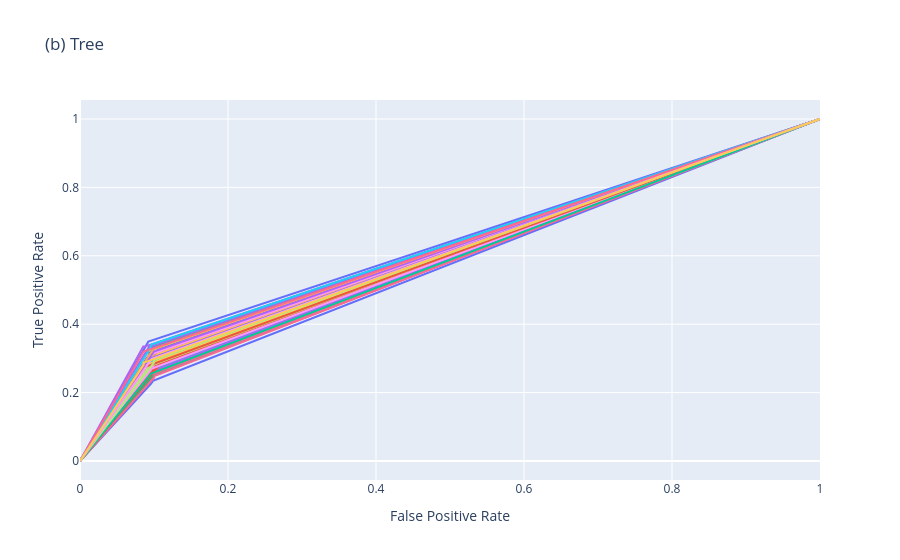

Write notebook code for a chart like this one.
### Code cell
fig = go.Figure()

for i, roc_curve in enumerate(roc_curves_tree):
    fig.add_trace(go.Scatter(
        x=roc_curve['False Positive Rate'],
        y=roc_curve['True Positive Rate'],
        mode='lines',
        name=f'ROC Curve {i+1}',
        showlegend=False  # Remove the legend for each trace
    ))

fig.update_layout(
    title='(b) Tree',
    xaxis_title='False Positive Rate',
    yaxis_title='True Positive Rate'
)

fig.show()

### Figure 1 — Plotly figure (JSON) as saved in the notebook; plotly's stock layout.template omitted (floating-point values rounded to 4 significant figures)
{"data": [{"mode": "lines", "name": "ROC Curve 1", "showlegend": false, "type": "scatter", "x": [0, 0.09309, 0.09422, 0.09422, 0.09498, 1], "y": [0, 0.2554, 0.2554, 0.259, 0.259, 1]}, {"mode": "lines", "name": "ROC Curve 2", "showlegend": false, "type": "scatter", "x": [0, 0.09195, 0.09233, 0.09309, 1], "y": [0, 0.2842, 0.2842, 0.2842, 1]}, {"mode": "lines", "name": "ROC Curve 3", "showlegend": false, "type": "scatter", "x": [0, 0.09384, 0.09422, 0.09498, 0.09498, 0.09574, 0.0965, 1], "y": [0, 0.3165, 0.3165, 0.3165, 0.3201, 0.3201, 0.3201, 1]}, {"mode": "lines", "name": "ROC Curve 4", "showlegend": false, "type": "scatter", "x": [0, 0.09081, 0.09157, 1], "y": [0, 0.3094, 0.3129, 1]}, {"mode": "lines", "name": "ROC Curve 5", "showlegend": false, "type": "scatter", "x": [0, 0.09157, 0.09309, 0.09384, 1], "y": [0, 0.295, 0.2986, 0.2986, 1]}, {"mode": "lines", "name": "ROC Curve 6", "showlegend": false, "type": "scatter", "x": [0, 0.09081, 0.09081, 0.09233, 0.09271, 1], "y": [0, 0.2518, 0.2554, 0.2554, 0.2554, 1]}, {"mode": "lines", "name": "ROC Curve 7", "showlegend": false, "type": "scatter", "x": [0, 0.09157, 0.09233, 0.09309, 1], "y": [0, 0.2914, 0.2914, 0.2914, 1]}, {"mode": "lines", "name": "ROC Curve 8", "showlegend": false, "type": "scatter", "x": [0, 0.09005, 0.09081, 1], "y": [0, 0.2842, 0.2878, 1]}, {"mode": "lines", "name": "ROC Curve 9", "showlegend": false, "type": "scatter", "x": [0, 0.09233, 0.09271, 0.09347, 1], "y": [0, 0.2914, 0.2914, 0.2914, 1]}, {"mode": "lines", "name": "ROC Curve 10", "showlegend": false, "type": "scatter", "x": [0, 0.09688, 0.09764, 0.09802, 1], "y": [0, 0.3273, 0.3273, 0.3273, 1]}, {"mode": "lines", "name": "ROC Curve 11", "showlegend": false, "type": "scatter", "x": [0, 0.09119, 0.09157, 0.09233, 1], "y": [0, 0.3453, 0.3489, 0.3489, 1]}, {"mode": "lines", "name": "ROC Curve 12", "showlegend": false, "type": "scatter", "x": [0, 0.09764, 0.09802, 0.09878, 1], "y": [0, 0.2482, 0.2482, 0.2482, 1]}, {"mode": "lines", "name": "ROC Curve 13", "showlegend": false, "type": "scatter", "x": [0, 0.1022, 0.1026, 0.1033, 0.1041, 1], "y": [0, 0.2986, 0.2986, 0.2986, 0.3022, 1]}, {"mode": "lines", "name": "ROC Curve 14", "showlegend": false, "type": "scatter", "x": [0, 0.08397, 1], "y": [0, 0.2986, 1]}, {"mode": "lines", "name": "ROC Curve 15", "showlegend": false, "type": "scatter", "x": [0, 0.1056, 0.1056, 0.106, 1], "y": [0, 0.3129, 0.3165, 0.3165, 1]}, {"mode": "lines", "name": "ROC Curve 16", "showlegend": false, "type": "scatter", "x": [0, 0.09574, 0.09612, 0.09688, 0.09726, 1], "y": [0, 0.3165, 0.3165, 0.3165, 0.3165, 1]}, {"mode": "lines", "name": "ROC Curve 17", "showlegend": false, "type": "scatter", "x": [0, 0.1041, 0.1045, 0.1049, 1], "y": [0, 0.3381, 0.3417, 0.3417, 1]}, {"mode": "lines", "name": "ROC Curve 18", "showlegend": false, "type": "scatter", "x": [0, 0.08207, 0.08245, 0.08359, 0.08435, 1], "y": [0, 0.277, 0.277, 0.277, 0.277, 1]}, {"mode": "lines", "name": "ROC Curve 19", "showlegend": false, "type": "scatter", "x": [0, 0.09498, 0.09574, 1], "y": [0, 0.2842, 0.2842, 1]}, {"mode": "lines", "name": "ROC Curve 20", "showlegend": false, "type": "scatter", "x": [0, 0.09271, 1], "y": [0, 0.2662, 1]}, {"mode": "lines", "name": "ROC Curve 21", "showlegend": false, "type": "scatter", "x": [0, 0.09081, 0.09157, 0.09271, 0.09347, 0.09384, 1], "y": [0, 0.2734, 0.2734, 0.2734, 0.2734, 0.2734, 1]}, {"mode": "lines", "name": "ROC Curve 22", "showlegend": false, "type": "scatter", "x": [0, 0.08739, 0.08777, 0.08891, 1], "y": [0, 0.3058, 0.3058, 0.3094, 1]}, {"mode": "lines", "name": "ROC Curve 23", "showlegend": false, "type": "scatter", "x": [0, 0.0984, 0.09878, 1], "y": [0, 0.2518, 0.2518, 1]}, {"mode": "lines", "name": "ROC Curve 24", "showlegend": false, "type": "scatter", "x": [0, 0.08321, 0.08397, 1], "y": [0, 0.2842, 0.2842, 1]}, {"mode": "lines", "name": "ROC Curve 25", "showlegend": false, "type": "scatter", "x": [0, 0.08701, 1], "y": [0, 0.2734, 1]}, {"mode": "lines", "name": "ROC Curve 26", "showlegend": false, "type": "scatter", "x": [0, 0.08017, 0.08055, 0.08169, 1], "y": [0, 0.2626, 0.2626, 0.2626, 1]}, {"mode": "lines", "name": "ROC Curve 27", "showlegend": false, "type": "scatter", "x": [0, 0.09309, 0.09347, 0.09422, 0.09422, 1], "y": [0, 0.2554, 0.2554, 0.2554, 0.259, 1]}, {"mode": "lines", "name": "ROC Curve 28", "showlegend": false, "type": "scatter", "x": [0, 0.08701, 0.08739, 0.08891, 0.08891, 1], "y": [0, 0.295, 0.295, 0.295, 0.3022, 1]}, {"mode": "lines", "name": "ROC Curve 29", "showlegend": false, "type": "scatter", "x": [0, 0.08891, 0.08929, 0.09043, 1], "y": [0, 0.295, 0.295, 0.295, 1]}, {"mode": "lines", "name": "ROC Curve 30", "showlegend": false, "type": "scatter", "x": [0, 0.07865, 0.07903, 0.07979, 1], "y": [0, 0.2626, 0.2626, 0.2698, 1]}, {"mode": "lines", "name": "ROC Curve 31", "showlegend": false, "type": "scatter", "x": [0, 0.09954, 0.09954, 0.1003, 0.1011, 1], "y": [0, 0.2806, 0.2842, 0.2842, 0.2842, 1]}, {"mode": "lines", "name": "ROC Curve 32", "showlegend": false, "type": "scatter", "x": [0, 0.09726, 0.09802, 1], "y": [0, 0.2734, 0.2734, 1]}, {"mode": "lines", "name": "ROC Curve 33", "showlegend": false, "type": "scatter", "x": [0, 0.08853, 0.08967, 1], "y": [0, 0.3129, 0.3129, 1]}, {"mode": "lines", "name": "ROC Curve 34", "showlegend": false, "type": "scatter", "x": [0, 0.09384, 0.09384, 0.0946, 0.09536, 1], "y": [0, 0.3165, 0.3201, 0.3273, 0.3273, 1]}, {"mode": "lines", "name": "ROC Curve 35", "showlegend": false, "type": "scatter", "x": [0, 0.09878, 0.09878, 1], "y": [0, 0.2806, 0.2842, 1]}, {"mode": "lines", "name": "ROC Curve 36", "showlegend": false, "type": "scatter", "x": [0, 0.09422, 0.09612, 0.09688, 1], "y": [0, 0.2878, 0.2878, 0.2878, 1]}, {"mode": "lines", "name": "ROC Curve 37", "showlegend": false, "type": "scatter", "x": [0, 0.09119, 0.09195, 1], "y": [0, 0.2482, 0.2482, 1]}, {"mode": "lines", "name": "ROC Curve 38", "showlegend": false, "type": "scatter", "x": [0, 0.09005, 0.09005, 0.09043, 0.09157, 0.09195, 1], "y": [0, 0.2842, 0.2878, 0.2914, 0.2914, 0.2914, 1]}, {"mode": "lines", "name": "ROC Curve 39", "showlegend": false, "type": "scatter", "x": [0, 0.09422, 0.09536, 0.09574, 1], "y": [0, 0.2842, 0.2842, 0.2842, 1]}, {"mode": "lines", "name": "ROC Curve 40", "showlegend": false, "type": "scatter", "x": [0, 0.08777, 0.08891, 1], "y": [0, 0.2734, 0.277, 1]}, {"mode": "lines", "name": "ROC Curve 41", "showlegend": false, "type": "scatter", "x": [0, 0.09612, 0.09612, 0.09726, 0.09764, 0.09764, 0.09802, 1], "y": [0, 0.2266, 0.2302, 0.2302, 0.2302, 0.2338, 0.2338, 1]}, {"mode": "lines", "name": "ROC Curve 42", "showlegend": false, "type": "scatter", "x": [0, 0.09309, 0.09347, 0.0946, 0.09536, 1], "y": [0, 0.277, 0.277, 0.2806, 0.2806, 1]}, {"mode": "lines", "name": "ROC Curve 43", "showlegend": false, "type": "scatter", "x": [0, 0.09612, 0.09688, 1], "y": [0, 0.2554, 0.2662, 1]}, {"mode": "lines", "name": "ROC Curve 44", "showlegend": false, "type": "scatter", "x": [0, 0.09612, 0.0965, 0.09802, 0.0984, 0.0984, 1], "y": [0, 0.2842, 0.2842, 0.2842, 0.2842, 0.2878, 1]}, {"mode": "lines", "name": "ROC Curve 45", "showlegend": false, "type": "scatter", "x": [0, 0.08967, 0.09119, 0.09195, 1], "y": [0, 0.2662, 0.2662, 0.2662, 1]}, {"mode": "lines", "name": "ROC Curve 46", "showlegend": false, "type": "scatter", "x": [0, 0.08891, 0.08967, 0.08967, 0.09043, 1], "y": [0, 0.2518, 0.2518, 0.2554, 0.2554, 1]}, {"mode": "lines", "name": "ROC Curve 47", "showlegend": false, "type": "scatter", "x": [0, 0.09612, 0.0965, 0.0965, 0.09688, 1], "y": [0, 0.3237, 0.3237, 0.3273, 0.3273, 1]}, {"mode": "lines", "name": "ROC Curve 48", "showlegend": false, "type": "scatter", "x": [0, 0.08739, 0.08777, 1], "y": [0, 0.2986, 0.2986, 1]}, {"mode": "lines", "name": "ROC Curve 49", "showlegend": false, "type": "scatter", "x": [0, 0.1022, 0.1037, 0.1041, 0.1045, 1], "y": [0, 0.3129, 0.3129, 0.3165, 0.3165, 1]}, {"mode": "lines", "name": "ROC Curve 50", "showlegend": false, "type": "scatter", "x": [0, 0.09422, 0.09574, 1], "y": [0, 0.2986, 0.2986, 1]}, {"mode": "lines", "name": "ROC Curve 51", "showlegend": false, "type": "scatter", "x": [0, 0.0965, 0.09764, 1], "y": [0, 0.3094, 0.3094, 1]}, {"mode": "lines", "name": "ROC Curve 52", "showlegend": false, "type": "scatter", "x": [0, 0.09271, 0.0946, 0.09498, 1], "y": [0, 0.3094, 0.3129, 0.3129, 1]}, {"mode": "lines", "name": "ROC Curve 53", "showlegend": false, "type": "scatter", "x": [0, 0.08739, 0.08739, 0.08815, 0.08853, 0.08929, 1], "y": [0, 0.277, 0.2806, 0.2806, 0.2806, 0.2806, 1]}, {"mode": "lines", "name": "ROC Curve 54", "showlegend": false, "type": "scatter", "x": [0, 0.09081, 0.09157, 0.09157, 1], "y": [0, 0.2626, 0.2626, 0.2662, 1]}, {"mode": "lines", "name": "ROC Curve 55", "showlegend": false, "type": "scatter", "x": [0, 0.09157, 0.09233, 0.09233, 1], "y": [0, 0.2482, 0.2518, 0.2554, 1]}, {"mode": "lines", "name": "ROC Curve 56", "showlegend": false, "type": "scatter", "x": [0, 0.09384, 0.09422, 0.09612, 0.09688, 1], "y": [0, 0.2626, 0.2626, 0.2626, 0.2626, 1]}, {"mode": "lines", "name": "ROC Curve 57", "showlegend": false, "type": "scatter", "x": [0, 0.09992, 0.1003, 0.1018, 0.1022, 1], "y": [0, 0.3022, 0.3022, 0.3022, 0.3058, 1]}, {"mode": "lines", "name": "ROC Curve 58", "showlegend": false, "type": "scatter", "x": [0, 0.09005, 0.09081, 1], "y": [0, 0.2878, 0.2878, 1]}, {"mode": "lines", "name": "ROC Curve 59", "showlegend": false, "type": "scatter", "x": [0, 0.09271, 0.09347, 0.09498, 0.09498, 0.0965, 1], "y": [0, 0.2698, 0.2698, 0.2698, 0.2734, 0.2734, 1]}, {"mode": "lines", "name": "ROC Curve 60", "showlegend": false, "type": "scatter", "x": [0, 0.09081, 0.09081, 0.09119, 1], "y": [0, 0.2806, 0.2842, 0.2878, 1]}, {"mode": "lines", "name": "ROC Curve 61", "showlegend": false, "type": "scatter", "x": [0, 0.09271, 0.0946, 1], "y": [0, 0.3129, 0.3165, 1]}, {"mode": "lines", "name": "ROC Curve 62", "showlegend": false, "type": "scatter", "x": [0, 0.09574, 1], "y": [0, 0.2986, 1]}, {"mode": "lines", "name": "ROC Curve 63", "showlegend": false, "type": "scatter", "x": [0, 0.08511, 0.08511, 0.08549, 1], "y": [0, 0.2482, 0.2518, 0.2518, 1]}, {"mode": "lines", "name": "ROC Curve 64", "showlegend": false, "type": "scatter", "x": [0, 0.09347, 0.09384, 1], "y": [0, 0.259, 0.259, 1]}, {"mode": "lines", "name": "ROC Curve 65", "showlegend": false, "type": "scatter", "x": [0, 0.09992, 0.1011, 0.1018, 1], "y": [0, 0.3165, 0.3165, 0.3165, 1]}, {"mode": "lines", "name": "ROC Curve 66", "showlegend": false, "type": "scatter", "x": [0, 0.08359, 0.08511, 0.08587, 0.08663, 1], "y": [0, 0.2878, 0.2878, 0.2878, 0.2878, 1]}, {"mode": "lines", "name": "ROC Curve 67", "showlegend": false, "type": "scatter", "x": [0, 0.1003, 0.1003, 1], "y": [0, 0.2446, 0.2482, 1]}, {"mode": "lines", "name": "ROC Curve 68", "showlegend": false, "type": "scatter", "x": [0, 0.1033, 0.1045, 0.1049, 0.1049, 1], "y": [0, 0.3309, 0.3309, 0.3345, 0.3381, 1]}, {"mode": "lines", "name": "ROC Curve 69", "showlegend": false, "type": "scatter", "x": [0, 0.1007, 0.1014, 0.1014, 1], "y": [0, 0.277, 0.2842, 0.2878, 1]}, {"mode": "lines", "name": "ROC Curve 70", "showlegend": false, "type": "scatter", "x": [0, 0.1033, 0.1041, 1], "y": [0, 0.3129, 0.3129, 1]}, {"mode": "lines", "name": "ROC Curve 71", "showlegend": false, "type": "scatter", "x": [0, 0.09043, 0.09081, 0.09233, 0.09271, 1], "y": [0, 0.259, 0.259, 0.2662, 0.2662, 1]}, {"mode": "lines", "name": "ROC Curve 72", "showlegend": false, "type": "scatter", "x": [0, 0.1079, 0.1087, 0.1094, 1], "y": [0, 0.2842, 0.2842, 0.2842, 1]}, {"mode": "lines", "name": "ROC Curve 73", "showlegend": false, "type": "scatter", "x": [0, 0.08625, 0.08701, 1], "y": [0, 0.2806, 0.2806, 1]}, {"mode": "lines", "name": "ROC Curve 74", "showlegend": false, "type": "scatter", "x": [0, 0.08511, 0.08549, 0.08549, 0.08701, 0.08739, 1], "y": [0, 0.3309, 0.3309, 0.3345, 0.3345, 0.3345, 1]}, {"mode": "lines", "name": "ROC Curve 75", "showlegend": false, "type": "scatter", "x": [0, 0.09081, 0.09081, 0.09119, 0.09195, 1], "y": [0, 0.295, 0.2986, 0.2986, 0.2986, 1]}, {"mode": "lines", "name": "ROC Curve 76", "showlegend": false, "type": "scatter", "x": [0, 0.08777, 0.08815, 1], "y": [0, 0.277, 0.277, 1]}, {"mode": "lines", "name": "ROC Curve 77", "showlegend": false, "type": "scatter", "x": [0, 0.0965, 0.09726, 1], "y": [0, 0.3129, 0.3129, 1]}, {"mode": "lines", "name": "ROC Curve 78", "showlegend": false, "type": "scatter", "x": [0, 0.08663, 0.08663, 1], "y": [0, 0.3022, 0.3058, 1]}, {"mode": "lines", "name": "ROC Curve 79", "showlegend": false, "type": "scatter", "x": [0, 0.08777, 0.08853, 1], "y": [0, 0.3058, 0.3058, 1]}, {"mode": "lines", "name": "ROC Curve 80", "showlegend": false, "type": "scatter", "x": [0, 0.08929, 0.09005, 1], "y": [0, 0.3201, 0.3201, 1]}, {"mode": "lines", "name": "ROC Curve 81", "showlegend": false, "type": "scatter", "x": [0, 0.09271, 0.09309, 0.09384, 1], "y": [0, 0.3273, 0.3309, 0.3309, 1]}, {"mode": "lines", "name": "ROC Curve 82", "showlegend": false, "type": "scatter", "x": [0, 0.1007, 0.1007, 0.1018, 0.1018, 1], "y": [0, 0.2698, 0.2734, 0.2734, 0.277, 1]}, {"mode": "lines", "name": "ROC Curve 83", "showlegend": false, "type": "scatter", "x": [0, 0.1003, 0.1007, 0.1011, 1], "y": [0, 0.3309, 0.3309, 0.3345, 1]}, {"mode": "lines", "name": "ROC Curve 84", "showlegend": false, "type": "scatter", "x": [0, 0.09309, 0.09347, 0.09536, 1], "y": [0, 0.3309, 0.3345, 0.3345, 1]}, {"mode": "lines", "name": "ROC Curve 85", "showlegend": false, "type": "scatter", "x": [0, 0.09498, 0.09536, 0.09574, 1], "y": [0, 0.2734, 0.2806, 0.2842, 1]}, {"mode": "lines", "name": "ROC Curve 86", "showlegend": false, "type": "scatter", "x": [0, 0.09119, 0.09157, 1], "y": [0, 0.2878, 0.2878, 1]}, {"mode": "lines", "name": "ROC Curve 87", "showlegend": false, "type": "scatter", "x": [0, 0.08549, 0.08625, 0.08625, 0.08701, 1], "y": [0, 0.2698, 0.2698, 0.2734, 0.2734, 1]}, {"mode": "lines", "name": "ROC Curve 88", "showlegend": false, "type": "scatter", "x": [0, 0.09233, 0.09309, 1], "y": [0, 0.277, 0.277, 1]}, {"mode": "lines", "name": "ROC Curve 89", "showlegend": false, "type": "scatter", "x": [0, 0.09384, 0.0946, 0.09536, 0.09612, 0.0965, 1], "y": [0, 0.2662, 0.2662, 0.2698, 0.2698, 0.2698, 1]}, {"mode": "lines", "name": "ROC Curve 90", "showlegend": false, "type": "scatter", "x": [0, 0.07941, 0.07979, 1], "y": [0, 0.2734, 0.2734, 1]}, {"mode": "lines", "name": "ROC Curve 91", "showlegend": false, "type": "scatter", "x": [0, 0.08777, 0.08967, 0.09005, 1], "y": [0, 0.2914, 0.2914, 0.295, 1]}, {"mode": "lines", "name": "ROC Curve 92", "showlegend": false, "type": "scatter", "x": [0, 0.08929, 0.09081, 1], "y": [0, 0.277, 0.277, 1]}, {"mode": "lines", "name": "ROC Curve 93", "showlegend": false, "type": "scatter", "x": [0, 0.09536, 0.09612, 1], "y": [0, 0.2554, 0.2554, 1]}, {"mode": "lines", "name": "ROC Curve 94", "showlegend": false, "type": "scatter", "x": [0, 0.09878, 0.09954, 0.09992, 1], "y": [0, 0.3165, 0.3201, 0.3201, 1]}, {"mode": "lines", "name": "ROC Curve 95", "showlegend": false, "type": "scatter", "x": [0, 0.09726, 0.0984, 0.09916, 1], "y": [0, 0.3201, 0.3273, 0.3273, 1]}, {"mode": "lines", "name": "ROC Curve 96", "showlegend": false, "type": "scatter", "x": [0, 0.09498, 0.09498, 0.09688, 0.09802, 1], "y": [0, 0.3273, 0.3309, 0.3417, 0.3417, 1]}, {"mode": "lines", "name": "ROC Curve 97", "showlegend": false, "type": "scatter", "x": [0, 0.08549, 0.08587, 1], "y": [0, 0.3201, 0.3201, 1]}, {"mode": "lines", "name": "ROC Curve 98", "showlegend": false, "type": "scatter", "x": [0, 0.09954, 0.09992, 0.09992, 1], "y": [0, 0.2878, 0.2878, 0.295, 1]}, {"mode": "lines", "name": "ROC Curve 99", "showlegend": false, "type": "scatter", "x": [0, 0.09612, 0.09688, 1], "y": [0, 0.2986, 0.2986, 1]}, {"mode": "lines", "name": "ROC Curve 100", "showlegend": false, "type": "scatter", "x": [0, 0.08587, 0.08587, 0.08663, 1], "y": [0, 0.2806, 0.2878, 0.2878, 1]}], "layout": {"title": {"text": "(b) Tree"}, "xaxis": {"title": {"text": "False Positive Rate"}}, "yaxis": {"title": {"text": "True Positive Rate"}}}}
